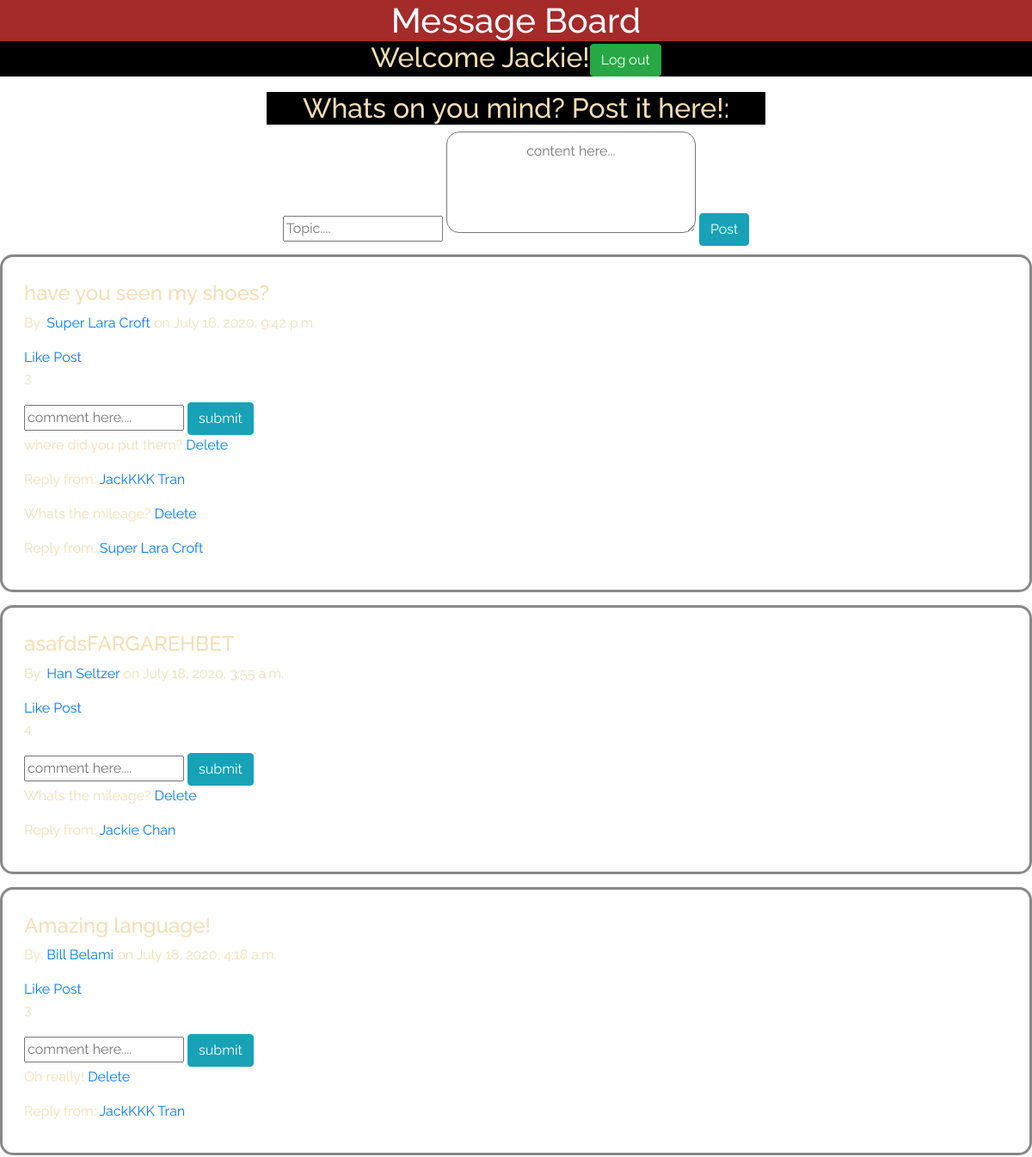
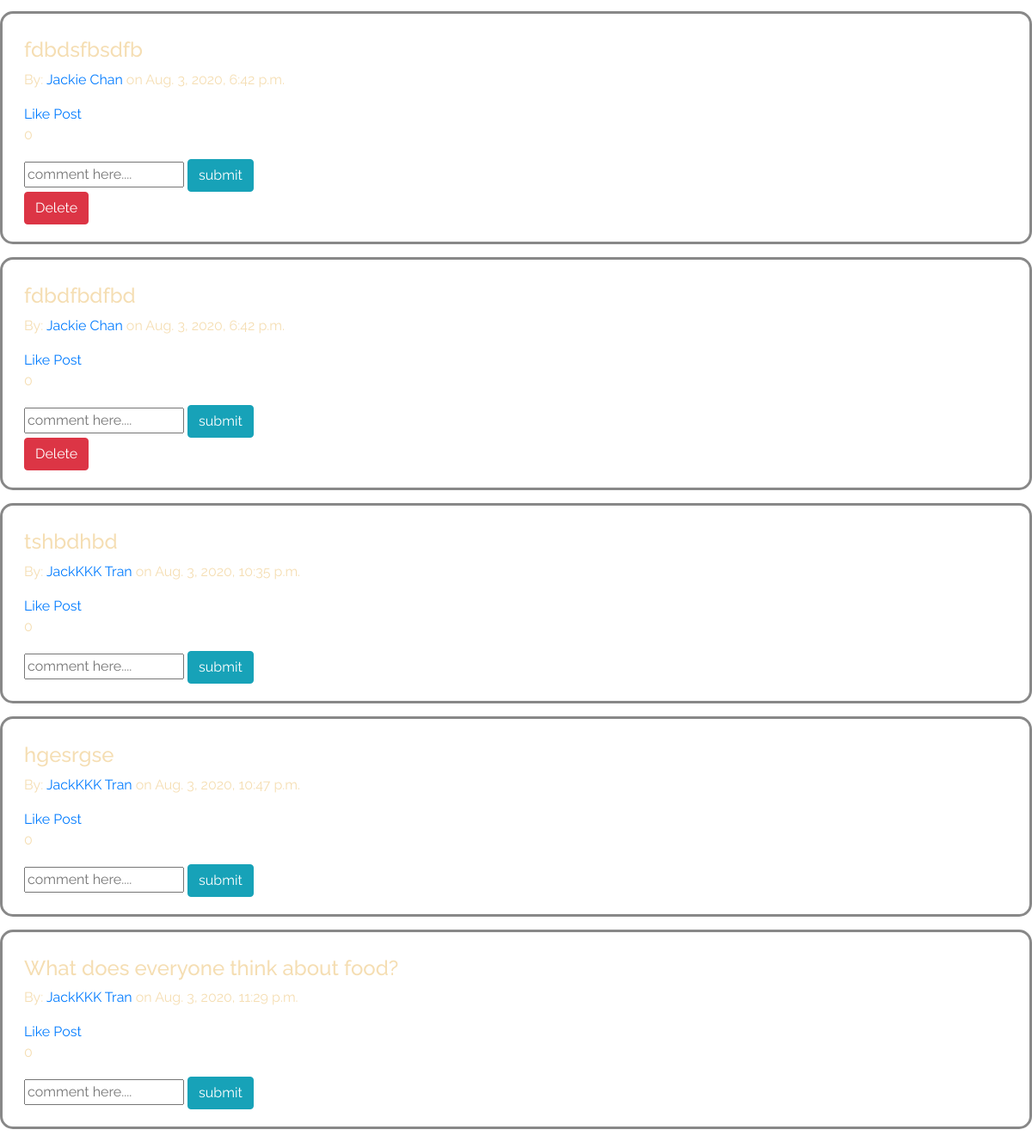
Page /posts/ (signed in) on the committed database (2 pictures, top to bottom).
### log_reg_app/models.py (models this page shows, shortened)
class User(models.Model):
    first_name = models.CharField(max_length=255)
    last_name = models.CharField(max_length=255)
    email = models.EmailField(unique=True)
    birth_date = models.DateTimeField()
    password = models.CharField(max_length=255)
    created_at = models.DateTimeField(auto_now_add=True)
    updated_at = models.DateTimeField(auto_now=True)
    objects = UserManager()

### dashboard/models.py (models this page shows, shortened)
class Post(models.Model):
    content = models.CharField(max_length=255)
    user_likes = models.ManyToManyField(User, related_name='liked_posts')
    created_at = models.DateTimeField(auto_now_add=True)
    updated_at = models.DateTimeField(auto_now=True)
    author = models.ForeignKey(User, on_delete=models.CASCADE, related_name="posts")

class Comment(models.Model):
    comment = models.CharField(max_length=255)
    author = models.ForeignKey(User, related_name='user_comments', on_delete=models.CASCADE)
    message_post = models.ForeignKey(Post, related_name="post_comments", on_delete=models.CASCADE)

### dashboard/views.py (the view)
# urls.py: path('', views.dashboard),
def dashboard(request):
    if 'user_id' not in request.session:
        return redirect ('/')
    context = {
        'user': User.objects.get(id=request.session['user_id']),
        'post': Post.objects.all(),
    }
    return render (request, 'dashboard/index.html', context)

### dashboard/dashboard/templates/dashboard/index.html (shortened to what this page needs)
<!DOCTYPE html>
<html lang="en">
<head>
    <link href="https://stackpath.bootstrapcdn.com/bootstrap/4.5.0/css/bootstrap.min.css" rel="stylesheet"
>
    {% load static %}
    <link rel="stylesheet" href="{% static 'css/style.css' %}">
</head>
<body>
    <h1>Message Board</h1>
    <h2>Welcome {{ user.first_name }}!<a class="btn btn-success" href="/logout">Log out</a></h2>
    <div id='message_area' >
        <h2>Whats on you mind? Post it here!:</h2>
        <form action="/posts/post_message" method=POST>
            <input  id="title_text" type="text" placeholder="Topic...."name='title'>
            <textarea id="content_text" type="text" placeholder="content here..." name='content' rows="4" cols="50"></textarea>
            <input class="btn btn-info" type="submit" value="Post">
        </form>
    </div>
    {% for post in post %}
        <div class="post">
            <h4>{{ post.content }}</h4>
            <p>By: <a href="/posts/user_profile/{{post.author.id}}">{{ post.author.first_name }} {{ post.author.last_name }}</a> on {{ post.created_at }}</p>
            <a href="/posts/like/{{post.id}}">Like Post</a>
                <p>{{ post.user_likes.count }}</p>
            <form class="form_field"  action="/posts/add_comment/{{post.id}}" method=POST>
                <input class="comment_box" type="text" placeholder="comment here...." name='comment'>
                <input class="btn btn-info" type="submit" value='submit'>
            </form>
            {% if post.author.id == request.session.user_id %}
                <a class="btn btn-danger" href="/posts/{{ post.id }}/delete">Delete</a>
            {% endif %}
            {% for comment in post.post_comments.all %}
                <p>{{comment.comment}} <a href="/posts/delete/{{comment.id}}">Delete</a></p>
                <p>Reply from: <a href="/posts/user_profile/{{comment.author.id}}">{{comment.author.first_name}} {{comment.author.last_name}}</a> </p>
            {% endfor %}
        </div>
    {% endfor %}
</body>
</html>

### log_reg_app/static/css/style.css (style rules this page uses)
* { font-family: 'Raleway', sans-serif; color: wheat; }
h1 { color: white; background-color: brown; margin: 0; text-align: center; }
h2 { background-color: black; text-align: center; }
.post { border: 3px solid #888; margin-bottom: 15px; border-radius: 15px; padding: 20px 25px; }
#message_area, #content_text { margin: auto; text-align: center; width: 50%; padding: 10px; border-radius: 15px; }

### rows in the picture
User: first_name "Jackie"
Post: content "have you seen my shoes?", author.first_name "Super Lara", author.last_name "Croft", created_at "July 16, 2020, 9:42 p.m.", user_likes.count "3"
Comment: comment "where did you put them?", author.first_name "JackKKK", author.last_name "Tran"
Comment: comment "Whats the mileage?", author.first_name "Super Lara", author.last_name "Croft"
Post: content "asafdsFARGAREHBET", author.first_name "Han", author.last_name "Seltzer", created_at "July 18, 2020, 3:55 a.m.", user_likes.count "4"
Comment: comment "Whats the mileage?", author.first_name "Jackie", author.last_name "Chan"
Post: content "Amazing language!", author.first_name "Bill", author.last_name "Belami", created_at "July 18, 2020, 4:18 a.m.", user_likes.count "3"
Comment: comment "Oh really!", author.first_name "JackKKK", author.last_name "Tran"
Post: content "fdbdsfbsdfb", author.first_name "Jackie", author.last_name "Chan", created_at "Aug. 3, 2020, 6:42 p.m.", user_likes.count "0"
Post: content "fdbdfbdfbd", author.first_name "Jackie", author.last_name "Chan", created_at "Aug. 3, 2020, 6:42 p.m.", user_likes.count "0"
Post: content "tshbdhbd", author.first_name "JackKKK", author.last_name "Tran", created_at "Aug. 3, 2020, 10:35 p.m.", user_likes.count "0"
Post: content "hgesrgse", author.first_name "JackKKK", author.last_name "Tran", created_at "Aug. 3, 2020, 10:47 p.m.", user_likes.count "0"
Post: content "What does everyone think about food?", author.first_name "JackKKK", author.last_name "Tran", created_at "Aug. 3, 2020, 11:29 p.m.", user_likes.count "0"
